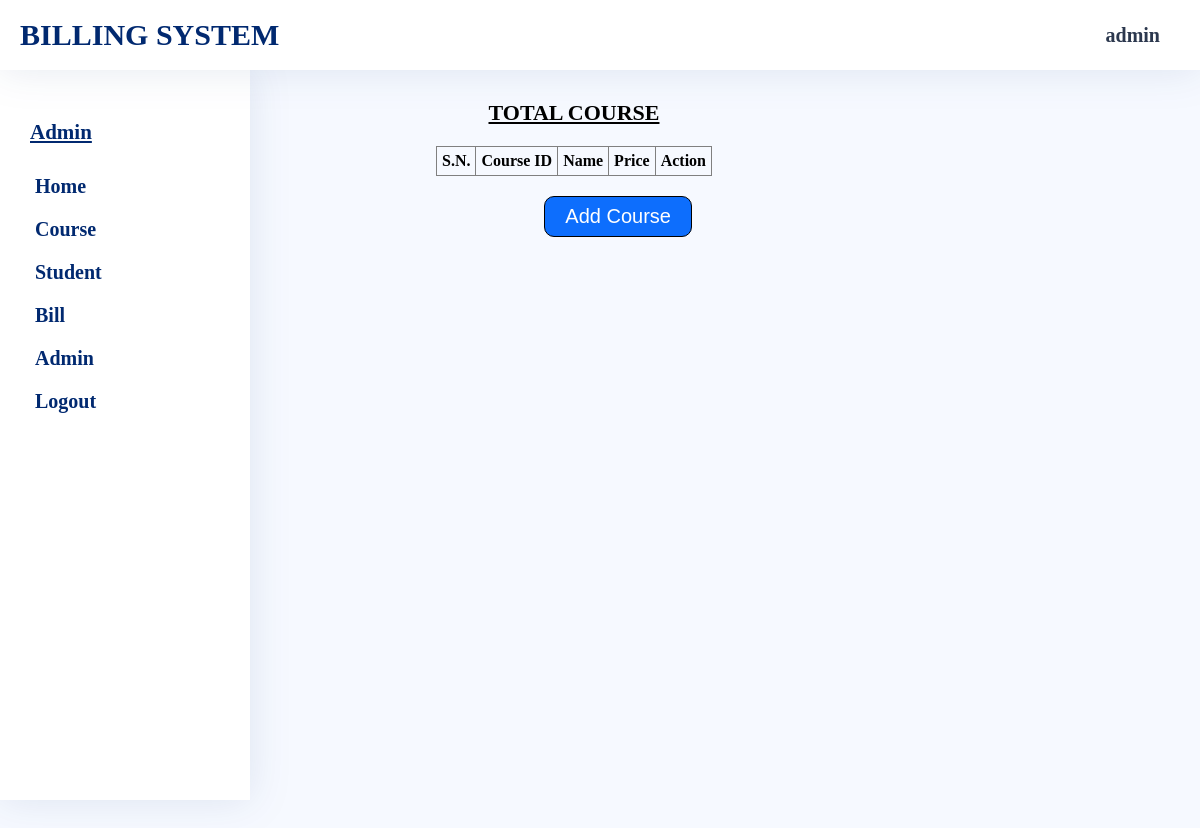
The page /admin/course-list.php (signed in) on the database as committed earlier.
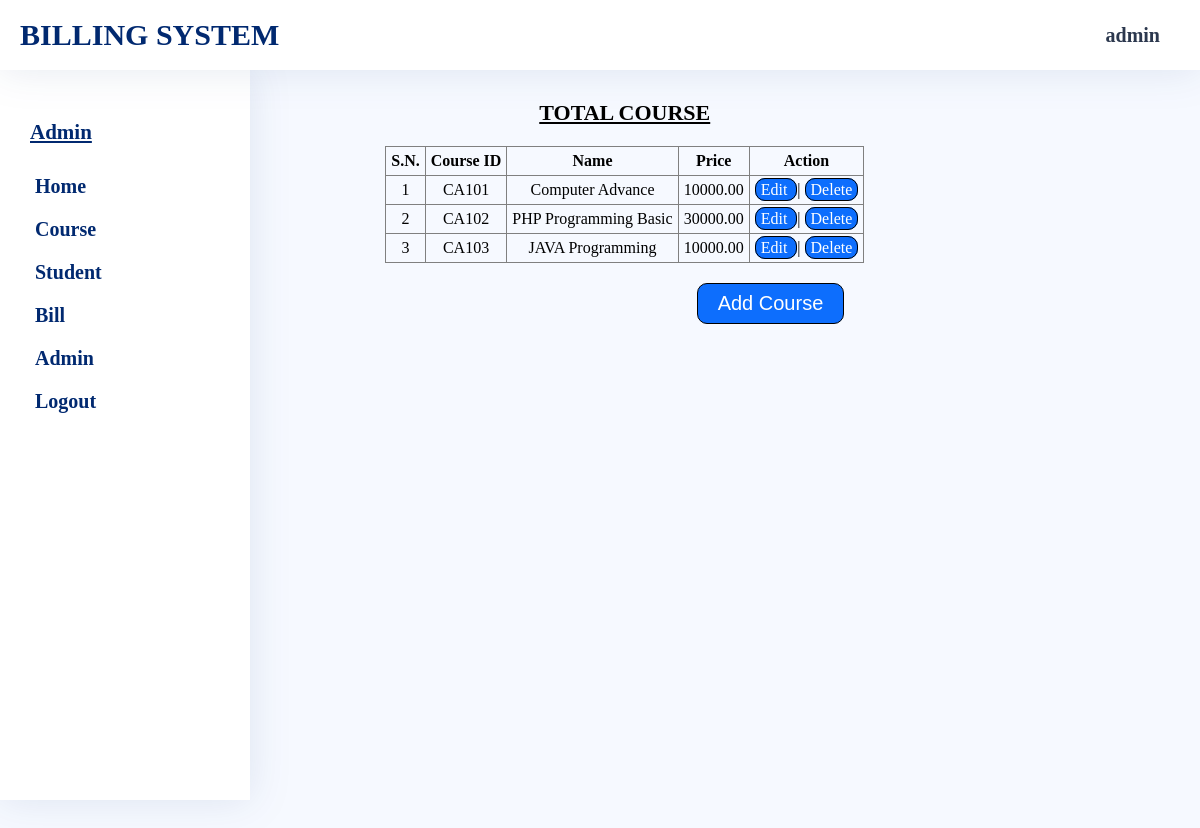
The same page on the database as committed later.
### tables this page shows
CREATE TABLE `CourseInfo` (
  `cid` varchar(15) NOT NULL,
  `cname` varchar(200) NOT NULL,
  `price` decimal(10,2) NOT NULL
);

### admin/course-list.php (the view, shortened to what this page needs)
<?php
    include_once "head.php";
?>
        <link rel="stylesheet" href="../assets/css/admin/common-style.css">
        <link rel="stylesheet" href="../assets/css/admin/student-list.css">
        <link rel="stylesheet" href="../assets/css/admin/message.css">
        <link rel="stylesheet" href="../assets/css/admin/ButtonDesign.css">
</head>
<?php
    include_once "sidebar.php";
?>
        <section class="student-list-container main-container">
            <div class="student-list">
                <h3>Total Course</h3>
                <table border="1">
                    <thead>
                        <tr>
                            <th>S.N.</th>
                            <th>Course ID</th>
                            <th>Name</th>
                            <th>Price</th>
                            <th>Action</th>
                        </tr>
                    </thead>
                    <tbody>
                        <?php
                            $read= "SELECT * FROM CourseInfo ORDER BY cid;";
                            if ($result=$con->query($read)) {
                                $num=0;
                                while ($row=$result->fetch_assoc()){
                                    $num++;
                                    $disp="<tr><td>$num</td>
                                    <td>".$row['cid']."</td>
                                    <td>".$row['cname']."</td>
                                    <td>".$row['price']."</td>
                                    <td><a href='edit-course.php?cid=".$row['cid']."'> Edit </a> | <a href='delete-course.php?cid=".$row['cid']."' onclick='return Check()'>Delete</a></td>";
                                    echo $disp;
                                }
                            }else{
                                echo "Error";
                            }
                        ?>
                    </tbody>
                </table>
                <div class="btn-wrapper">
                    <button><a href="add-course.php">Add Course</a></button>
                </div>
            </div>
        </section>
    </main>
</body>
</html>

Rows that differ between the two databases and show on the page:
added courseinfo: cid "CA101", cname "Computer Advance", price "10000.00"
added courseinfo: cid "CA102", cname "PHP Programming Basic", price "30000.00"
added courseinfo: cid "CA103", cname "JAVA Programming", price "10000.00"
